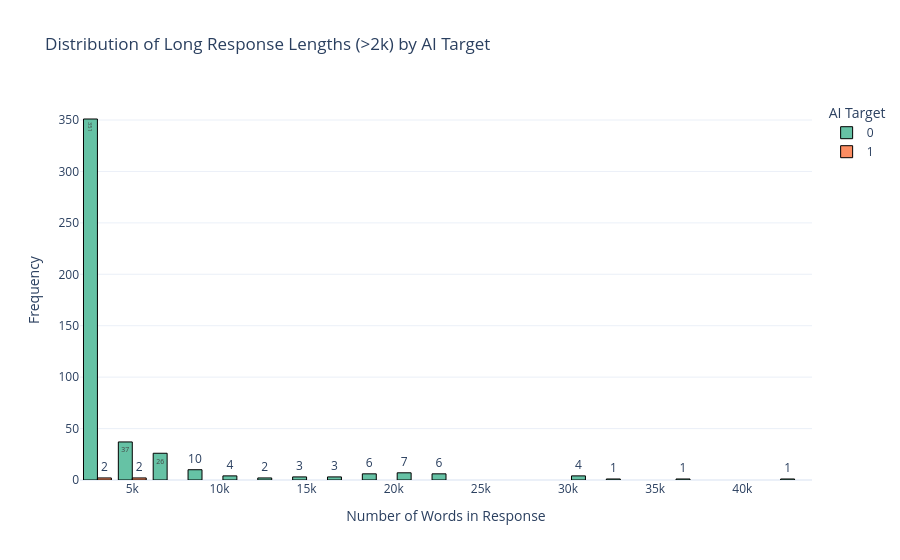

Notebook source saved alongside this figure:
### Code cell
# plot for responses >2000
df_long_responses = df[df['response_length'] > 2000]
fig_long = px.histogram(
    df_long_responses,
    x='response_length',
    color='ai_target',
    nbins=30,
    barmode='group',
    title='Distribution of Long Response Lengths (>2k) by AI Target',
    text_auto=True,
    color_discrete_sequence=px.colors.qualitative.Set2
 )
fig_long.update_traces(marker_line_color='black', marker_line_width=1)
fig_long.update_layout(
    xaxis_title='Number of Words in Response',
    yaxis_title='Frequency',
    legend_title='AI Target',
    template='plotly_white'
 )
fig_long.show()

### Figure 1 — Plotly figure (JSON) as saved in the notebook; plotly's stock layout.template omitted (floating-point values rounded to 4 significant figures; data arrays with more than 128 entries replaced by an {"elided": "..."} marker saying what was removed)
{"data": [{"alignmentgroup": "True", "bingroup": "x", "hovertemplate": "ai_target=0<br>response_length=%{x}<br>count=%{y}<extra></extra>", "legendgroup": "0", "marker": {"color": "rgb(102,194,165)", "line": {"color": "black", "width": 1}, "pattern": {"shape": ""}}, "name": "0", "nbinsx": 30, "offsetgroup": "0", "orientation": "v", "showlegend": true, "texttemplate": "%{value}", "type": "histogram", "x": {"elided": "462 int values"}, "xaxis": "x", "yaxis": "y"}, {"alignmentgroup": "True", "bingroup": "x", "hovertemplate": "ai_target=1<br>response_length=%{x}<br>count=%{y}<extra></extra>", "legendgroup": "1", "marker": {"color": "rgb(252,141,98)", "line": {"color": "black", "width": 1}, "pattern": {"shape": ""}}, "name": "1", "nbinsx": 30, "offsetgroup": "1", "orientation": "v", "showlegend": true, "texttemplate": "%{value}", "type": "histogram", "x": [4653, 4174, 2031, 2099], "xaxis": "x", "yaxis": "y"}], "layout": {"barmode": "group", "legend": {"title": {"text": "AI Target"}, "tracegroupgap": 0}, "title": {"text": "Distribution of Long Response Lengths (>2k) by AI Target"}, "xaxis": {"anchor": "y", "domain": [0, 1], "title": {"text": "Number of Words in Response"}}, "yaxis": {"anchor": "x", "domain": [0, 1], "title": {"text": "Frequency"}}}}
